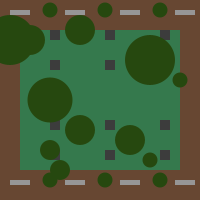
Frame 1 (no input)
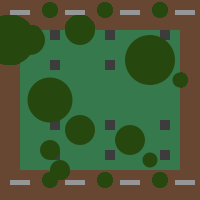
Frame 60 (the mouse pressed at the canvas centre just before this capture)
Frame 120 (the mouse held since frame 60 and released just before this capture): identical to frame 60, image omitted

The Processing sketch that drew these frames (run headless with seeded random() and noise(); from frame 60 on, the mouse is pressed at the canvas centre):

// Processing sketch: processing_93127
// ── processing_93127.pde

// Emanuele S. Reis - Praça

void setup (){
size (200,200);
background (103,71,50);
}
void draw (){
 fill (53,121,77);
 noStroke ();
  rect (20,30,160,140);
for (int x=10; x<200; x=x+55)
  for (int y=180; y<200; y=y+55)
{ 
  fill (150); 
 rect (x, y, 20, 5);
  rect (x,y-170, 20,5);
  }
for ( int a=50; a<200; a=a+55){
     fill (38,72,15);
      ellipse (a, 10, 15, 15);
     ellipse (a, 180, 15,15);
    fill (60);
     rect (a,30,10,10);
     rect (a,60,10,10);
     rect(a,120,10,10);
     rect (a,150,10,10);
    } 
  fill (38,72,15);
    ellipse (50, 150,20,20);
     ellipse (60, 170,20,20);
     ellipse (150,160, 15, 15);
     ellipse (10,40, 50,50);
     ellipse (30,40, 30,30);
     ellipse (80,30, 30, 30);
     ellipse (150,60,50,50);
     ellipse (180, 80, 15,15);
     ellipse (80, 130, 30,30);
     ellipse (50, 100, 45,45);
     ellipse (130, 140, 30,30);
   }
